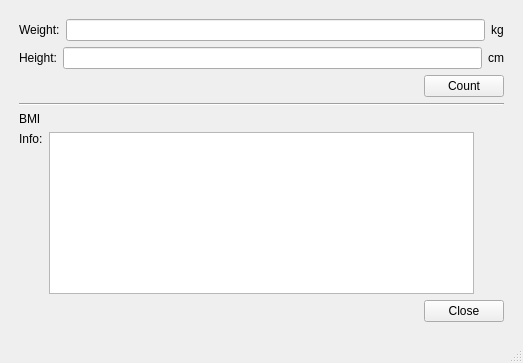
<?xml version="1.0" encoding="UTF-8"?>
<ui version="4.0">
 <class>MainWindow</class>
 <widget class="QMainWindow" name="MainWindow">
  <property name="geometry">
   <rect>
    <x>0</x>
    <y>0</y>
    <width>523</width>
    <height>363</height>
   </rect>
  </property>
  <property name="windowTitle">
   <string>MainWindow</string>
  </property>
  <widget class="QWidget" name="centralwidget">
   <layout class="QHBoxLayout" name="horizontalLayout_7">
    <item>
     <layout class="QVBoxLayout" name="verticalLayout_2">
      <property name="leftMargin">
       <number>10</number>
      </property>
      <property name="topMargin">
       <number>10</number>
      </property>
      <property name="rightMargin">
       <number>10</number>
      </property>
      <property name="bottomMargin">
       <number>10</number>
      </property>
      <item>
       <layout class="QHBoxLayout" name="horizontalLayout">
        <item>
         <widget class="QLabel" name="label">
          <property name="text">
           <string>Weight:</string>
          </property>
         </widget>
        </item>
        <item>
         <widget class="QLineEdit" name="weightLineEdit"/>
        </item>
        <item>
         <widget class="QLabel" name="label_7">
          <property name="text">
           <string>kg</string>
          </property>
         </widget>
        </item>
       </layout>
      </item>
      <item>
       <layout class="QHBoxLayout" name="horizontalLayout_2">
        <item>
         <widget class="QLabel" name="label_2">
          <property name="text">
           <string>Height:</string>
          </property>
         </widget>
        </item>
        <item>
         <widget class="QLineEdit" name="heightLineEdit"/>
        </item>
        <item>
         <widget class="QLabel" name="label_6">
          <property name="text">
           <string>cm</string>
          </property>
         </widget>
        </item>
       </layout>
      </item>
      <item>
       <layout class="QHBoxLayout" name="horizontalLayout_5">
        <item>
         <spacer name="horizontalSpacer">
          <property name="orientation">
           <enum>Qt::Horizontal</enum>
          </property>
          <property name="sizeHint" stdset="0">
           <size>
            <width>40</width>
            <height>20</height>
           </size>
          </property>
         </spacer>
        </item>
        <item>
         <widget class="QPushButton" name="countButton">
          <property name="text">
           <string>Count</string>
          </property>
         </widget>
        </item>
       </layout>
      </item>
      <item>
       <widget class="Line" name="line">
        <property name="orientation">
         <enum>Qt::Horizontal</enum>
        </property>
       </widget>
      </item>
      <item>
       <layout class="QHBoxLayout" name="horizontalLayout_3" stretch="1,6">
        <property name="spacing">
         <number>5</number>
        </property>
        <item>
         <widget class="QLabel" name="label_5">
          <property name="text">
           <string>BMI</string>
          </property>
         </widget>
        </item>
        <item>
         <widget class="QLabel" name="resultLabel">
          <property name="text">
           <string/>
          </property>
         </widget>
        </item>
       </layout>
      </item>
      <item>
       <layout class="QHBoxLayout" name="horizontalLayout_4">
        <property name="rightMargin">
         <number>30</number>
        </property>
        <item>
         <layout class="QVBoxLayout" name="verticalLayout">
          <item>
           <widget class="QLabel" name="label_4">
            <property name="text">
             <string>Info:</string>
            </property>
           </widget>
          </item>
          <item>
           <spacer name="verticalSpacer">
            <property name="orientation">
             <enum>Qt::Vertical</enum>
            </property>
            <property name="sizeHint" stdset="0">
             <size>
              <width>20</width>
              <height>40</height>
             </size>
            </property>
           </spacer>
          </item>
         </layout>
        </item>
        <item>
         <widget class="QTextBrowser" name="infoTextBrowser"/>
        </item>
       </layout>
      </item>
      <item>
       <layout class="QHBoxLayout" name="horizontalLayout_6">
        <item>
         <spacer name="horizontalSpacer_2">
          <property name="orientation">
           <enum>Qt::Horizontal</enum>
          </property>
          <property name="sizeHint" stdset="0">
           <size>
            <width>40</width>
            <height>20</height>
           </size>
          </property>
         </spacer>
        </item>
        <item>
         <widget class="QPushButton" name="closeButton">
          <property name="text">
           <string>Close</string>
          </property>
         </widget>
        </item>
       </layout>
      </item>
     </layout>
    </item>
   </layout>
  </widget>
  <widget class="QMenuBar" name="menubar">
   <property name="geometry">
    <rect>
     <x>0</x>
     <y>0</y>
     <width>523</width>
     <height>22</height>
    </rect>
   </property>
  </widget>
  <widget class="QStatusBar" name="statusbar"/>
 </widget>
 <resources/>
 <connections>
  <connection>
   <sender>closeButton</sender>
   <signal>clicked()</signal>
   <receiver>MainWindow</receiver>
   <slot>close()</slot>
   <hints>
    <hint type="sourcelabel">
     <x>464</x>
     <y>293</y>
    </hint>
    <hint type="destinationlabel">
     <x>406</x>
     <y>299</y>
    </hint>
   </hints>
  </connection>
 </connections>
</ui>
